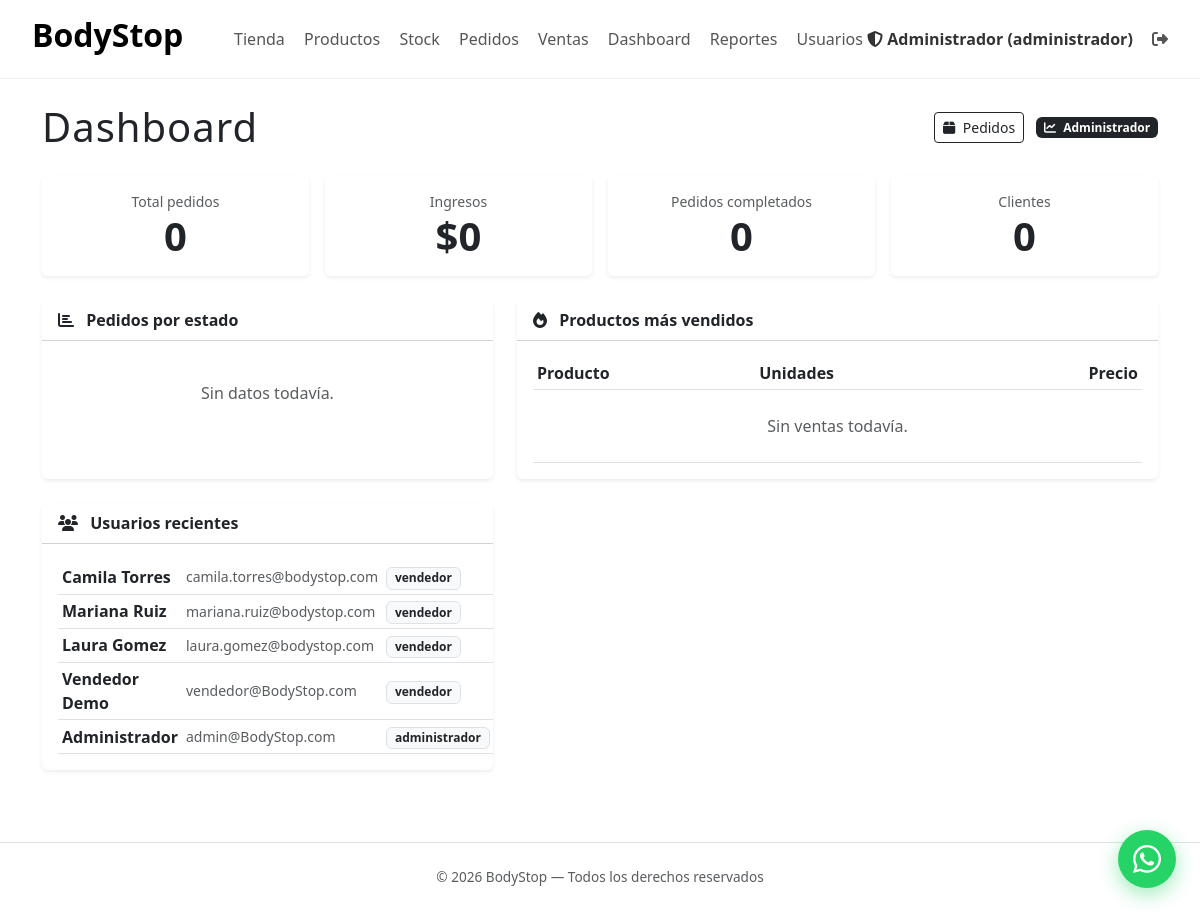
Page /?c=AdminPedido&m=dashboard (signed in) on the committed database.
### tables this page shows
CREATE TABLE `usuarios` (
  `id` int(11) NOT NULL AUTO_INCREMENT,
  `nombre` varchar(120) NOT NULL,
  `marca` varchar(120) DEFAULT NULL,
  `cedula` varchar(20) DEFAULT NULL,
  `email` varchar(160) NOT NULL,
  `password_hash` varchar(255) NOT NULL,
  `rol` enum('usuario','vendedor','administrador') NOT NULL DEFAULT 'usuario',
  `activo` tinyint(1) NOT NULL DEFAULT 1,
  `created_at` timestamp NULL DEFAULT CURRENT_TIMESTAMP,
  `updated_at` timestamp NULL DEFAULT CURRENT_TIMESTAMP ON UPDATE CURRENT_TIMESTAMP,
  PRIMARY KEY (`id`),
  UNIQUE KEY `uq_usuarios_email` (`email`),
  UNIQUE KEY `uq_usuarios_cedula` (`cedula`)
);

### controllers/AdminPedidoController.php (called while the page is built, shortened)
<?php
require_once BASE_PATH . '/core/Auth.php';
require_once BASE_PATH . '/core/Security.php';
require_once BASE_PATH . '/repositories/PedidoRepository.php';
require_once BASE_PATH . '/repositories/UsuarioRepository.php';
class AdminPedidoController
{
    private PedidoRepository $repo;
    public function __construct()
    {
        $this->repo = new PedidoRepository();
    }
    public function dashboard()
    {
        $metricas = $this->repo->metricas();
        $masVendidos = $this->repo->masVendidos();
        $usuariosRecientes = (new UsuarioRepository())->all();
        $usuariosRecientes = array_slice($usuariosRecientes, 0, 5);
        require BASE_PATH . '/views/admin/dashboard.php';
    }
}

### core/Router.php (called while the page is built, shortened)
<?php
class Router
{
    public function run()
    {
        $method     = $_GET['m'] ?? 'index';
        $instance = new $controllerClass();
        call_user_func([$instance, $method]);
    }
}

### index.php (called while the page is built, shortened)
<?php
$router = new Router();
$router->run();

### core/Auth.php (called while the page is built, shortened)
<?php
class Auth
{
    public static function rol(): ?string
    {
        return $_SESSION['user_rol'] ?? null;
    }
}

### config/Database.php (called while the page is built)
<?php
class Database
{
    private static ?PDO $db = null;
    public static function getConexion(): PDO
    {
        if (self::$db === null) {
            $host = getenv('DB_HOST') ?: 'db';
            $dbname = getenv('DB_NAME') ?: 'bodystop';
            $user = getenv('DB_USER') ?: 'root';
            $pass = getenv('DB_PASS') ?: 'root';
            self::$db = new PDO(
                "mysql:host=$host;dbname=$dbname;charset=utf8mb4",
                $user,
                $pass,
                [PDO::ATTR_ERRMODE => PDO::ERRMODE_EXCEPTION]
            );
        }
        return self::$db;
    }
}

### repositories/PedidoRepository.php (called while the page is built, shortened)
<?php
require_once __DIR__ . '/../config/Database.php';
class PedidoRepository
{
    private PDO $db;
    public function __construct()
    {
        $this->db = Database::getConexion();
    }
    public function metricas(): array
    {
        $stmt = $this->db->query(
            "SELECT COUNT(*) AS total_pedidos,
                    COALESCE(SUM(CASE WHEN estado != 'cancelado' THEN total ELSE 0 END), 0) AS ingresos,
                    COUNT(DISTINCT usuario_id) AS clientes,
                    COUNT(DISTINCT CASE WHEN estado != 'cancelado' AND estado != 'pendiente' THEN id END) AS completados
             FROM pedidos"
        );
        $metricas = $stmt->fetch(PDO::FETCH_ASSOC);
        $stmtEstado = $this->db->query(
            "SELECT estado, COUNT(*) AS cantidad FROM pedidos GROUP BY estado"
        );
        $metricas['por_estado'] = $stmtEstado->fetchAll(PDO::FETCH_ASSOC);
        return $metricas;
    }
}

### repositories/UsuarioRepository.php (called while the page is built, shortened)
<?php
require_once __DIR__ . '/../config/Database.php';
class UsuarioRepository
{
    private PDO $db;
    public function __construct()
    {
        $this->db = Database::getConexion();
    }
    public function all(): array
    {
        $stmt = $this->db->query("SELECT id, nombre, marca, email, rol, activo, created_at FROM usuarios ORDER BY id DESC");
        return $stmt->fetchAll(PDO::FETCH_ASSOC);
    }
}

### core/Security.php (called while the page is built, shortened)
<?php
class Security
{
    public static function escape($valor): string
    {
        return htmlspecialchars((string)$valor, ENT_QUOTES, 'UTF-8');
    }
}

### views/admin/dashboard.php (the view, shortened to what this page needs)
<?php require BASE_PATH . '/views/layouts/header.php'; ?>
<div class="container py-4">
    <div class="d-flex justify-content-between align-items-center mb-4">
        <h1 class="fw-light mb-0" style="letter-spacing:1px;">Dashboard</h1>
        <div>
            <a href="/?c=AdminPedido&m=index" class="btn btn-outline-dark btn-sm"><i class="fas fa-box me-1"></i> Pedidos</a>
            <span class="badge bg-dark ms-2"><i class="fas fa-chart-line me-1"></i> <?= Auth::rol() === Auth::ROL_ADMIN ? 'Administrador' : 'Vendedor' ?></span>
        </div>
    </div>
    <div class="row g-3 mb-4">
        <div class="col-6 col-lg-3">
            <div class="card border-0 shadow-sm text-center py-3">
                <div class="text-muted small">Total pedidos</div>
                <div class="display-6 fw-bold"><?= number_format($metricas['total_pedidos']) ?></div>
            </div>
        </div>
        <div class="col-6 col-lg-3">
            <div class="card border-0 shadow-sm text-center py-3">
                <div class="text-muted small">Ingresos</div>
                <div class="display-6 fw-bold">$<?= number_format($metricas['ingresos']) ?></div>
            </div>
        </div>
        <div class="col-6 col-lg-3">
            <div class="card border-0 shadow-sm text-center py-3">
                <div class="text-muted small">Pedidos completados</div>
                <div class="display-6 fw-bold"><?= number_format($metricas['completados']) ?></div>
            </div>
        </div>
        <div class="col-6 col-lg-3">
            <div class="card border-0 shadow-sm text-center py-3">
                <div class="text-muted small">Clientes</div>
                <div class="display-6 fw-bold"><?= number_format($metricas['clientes']) ?></div>
            </div>
        </div>
    </div>
    <div class="row g-4">
        <div class="col-lg-5">
            <div class="card border-0 shadow-sm h-100">
                <div class="card-header bg-white"><strong><i class="fas fa-chart-bar me-2"></i> Pedidos por estado</strong></div>
                <div class="card-body">
                    <?php if (empty($metricas['por_estado'])): ?>
                        <p class="text-muted text-center py-4 mb-0">Sin datos todavía.</p>
                    <?php endif; ?>
                </div>
            </div>
        </div>
        <div class="col-lg-7">
            <div class="card border-0 shadow-sm h-100">
                <div class="card-header bg-white"><strong><i class="fas fa-fire me-2"></i> Productos más vendidos</strong></div>
                <div class="card-body table-responsive">
                    <table class="table table-sm align-middle mb-0">
                        <thead>
                            <tr>
                                <th>Producto</th>
                                <th>Unidades</th>
                                <th class="text-end">Precio</th>
                            </tr>
                        </thead>
                        <tbody>
                            <?php if (empty($masVendidos)): ?>
                                <tr><td colspan="3" class="text-center text-muted py-4">Sin ventas todavía.</td></tr>
                            <?php endif; ?>
                        </tbody>
                    </table>
                </div>
            </div>
        </div>
        <div class="col-lg-5">
            <div class="card border-0 shadow-sm h-100">
                <div class="card-header bg-white"><strong><i class="fas fa-users me-2"></i> Usuarios recientes</strong></div>
                <div class="card-body table-responsive">
                    <table class="table table-sm align-middle mb-0">
                        <tbody>
                            <?php if (empty($usuariosRecientes)): ?>
                                <tr><td class="text-center text-muted py-4">Sin usuarios.</td></tr>
                            <?php else: ?>
                                <?php foreach ($usuariosRecientes as $u): ?>
                                    <tr>
                                        <td class="fw-semibold"><?= Security::escape($u['nombre']) ?></td>
                                        <td class="small text-muted"><?= Security::escape($u['email']) ?></td>
                                        <td><span class="badge bg-light text-dark border"><?= Security::escape($u['rol']) ?></span></td>
                                    </tr>
                                <?php endforeach; ?>
                            <?php endif; ?>
                        </tbody>
                    </table>
                </div>
            </div>
        </div>
    </div>
</div>
<?php require BASE_PATH . '/views/layouts/footer.php'; ?>

### rows in the picture
usuarios: nombre "Camila Torres", email "camila.torres@bodystop.com", rol "vendedor"
usuarios: nombre "Mariana Ruiz", email "mariana.ruiz@bodystop.com", rol "vendedor"
usuarios: nombre "Laura Gomez", email "laura.gomez@bodystop.com", rol "vendedor"
usuarios: nombre "Vendedor Demo", email "vendedor@BodyStop.com", rol "vendedor"
usuarios: nombre "Administrador", email "admin@BodyStop.com", rol "administrador"

### other values in the picture
Security::escape($nombre) "Administrador"
Security::escape($rol) "administrador"
$metricas['total_pedidos'] "0"
$metricas['ingresos'] "0"
$metricas['completados'] "0"
$metricas['clientes'] "0"
